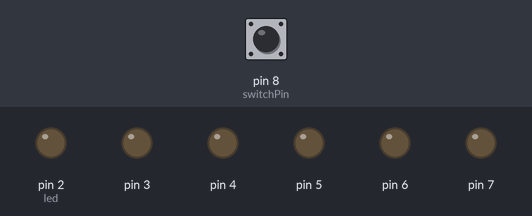
Bench run of a sketch on a simulated Arduino Uno, built with avr-gcc and run on an emulated ATmega328P. Parts: output pins drawn as LEDs (lit = HIGH). Inputs (shaded band) come from the test bench; at power-on: pin 8 (switchPin) HIGH.

Above: at 0.1 s.
At 1.2 s:
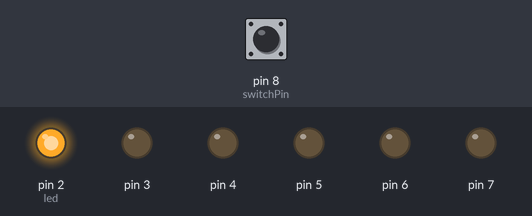
1.3 s: pin 8 (switchPin) pulled LOW for 0.15 s
At 7.7 s:
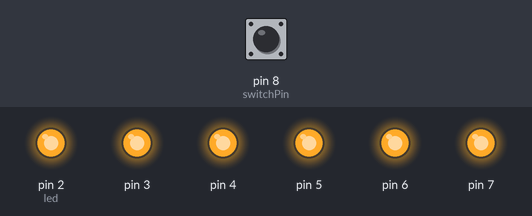
Timing chart, 0 to 9.2 s (numbered marks = the images above; inputs shaded):
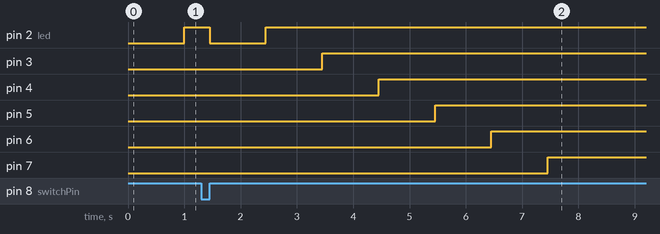

The sketch:

Digi_Hourglass.ino
```cpp
const int switchPin = 8;
unsigned long previousTime = 0;

int switchState = 0;
int prevSwitchState = 0;

int led = 2;
long interval = 1000;

void setup() {
  for (int x = 2; x < 8; x++) {
    pinMode(x, OUTPUT);
  }
  pinMode(switchPin, INPUT);
}

void loop() {
  unsigned long currentTime = millis();

  // Update LEDs at a defined interval
  if (currentTime - previousTime > interval) {
    previousTime = currentTime;

    // Turn on the current LED and increment the led index
    digitalWrite(led, HIGH);
    led++;
    //if (led == 7) { // Changed from == to > to reset correctly
    //  led = 2; // Reset to the first LED after the last one
    //}
  }

  // Read the state of the switch
  switchState = digitalRead(switchPin);

  // Check if the switch state has changed
  if (switchState != prevSwitchState) {
    // Turn off all LEDs
    for (int x = 2; x < 8; x++) {
      digitalWrite(x, LOW);
    }
    led = 2; // Reset led index to the first LED
    previousTime = currentTime; // Reset the timer
  }

  prevSwitchState = switchState; // Update previous switch state
}
```
